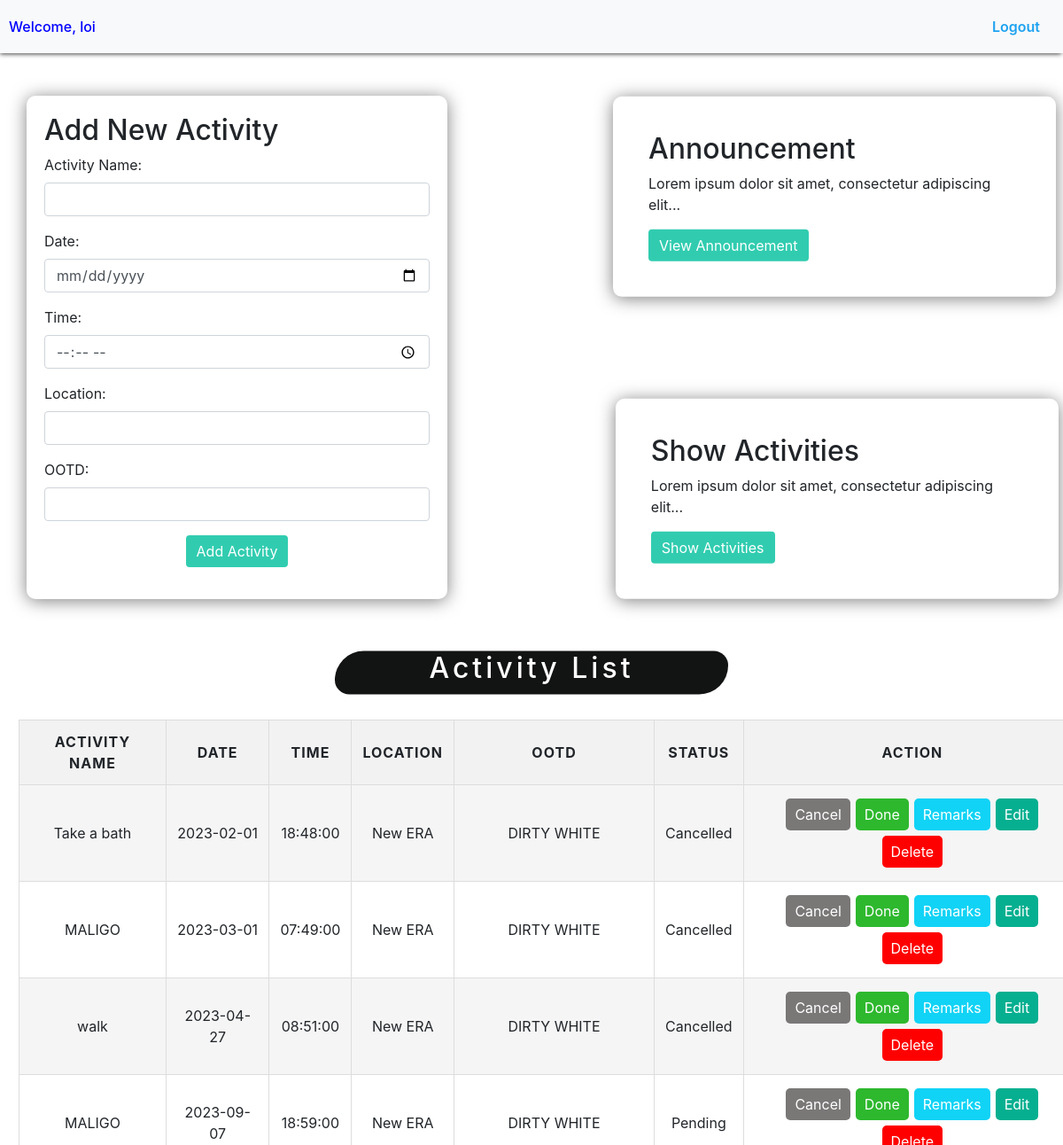
The app's page /SD208-Gedorio/userpage.php (signed in) with its own data.
### tables this page shows
CREATE TABLE `activities` (
  `id` int(11) NOT NULL,
  `activity_name` varchar(255) NOT NULL,
  `activity_date` date NOT NULL,
  `activity_time` time NOT NULL,
  `activity_location` varchar(255) NOT NULL,
  `activity_ootd` varchar(255) NOT NULL,
  `activity_status` varchar(20) NOT NULL DEFAULT 'Pending'
);

### SD208-Gedorio/userpage.php (the view, shortened to what this page needs)
<!DOCTYPE html>
<html>
<head>
    <link rel="stylesheet" href="https://stackpath.bootstrapcdn.com/bootstrap/4.5.2/css/bootstrap.min.css">
    <link rel="stylesheet" href="Userpages.css">
</head>
<body>
    <nav class="navbar navbar-expand-lg navbar-primary bg-light">
        <?php
        if (isset($_SESSION['username'])) {
            echo '<span class="navbar-text mr-auto"style="color: blue; font-weight:500;">Welcome, ' . $_SESSION['username'] . '</span>';
            echo '<a class="nav-link" id="log" href="index.php">Logout</a>';
        }
        ?>
    </nav>
    <div class="container mt-5">
        <div class="row">
            <div class="col-lg-5" id="Activity">
                <h2 class="HeadAct">Add New Activity</h2>
                <form action="add_activity.php" method="POST" id="activity-form">
                    <div class="form-group">
                        <label for="activity_name">Activity Name:</label>
                        <input type="text" class="form-control" id="activity_name" name="activity_name" required>
                    </div>
                    <div class="form-group">
                        <label for="activity_date">Date:</label>
                        <input type="date" class="form-control" id="activity_date" name="activity_date" required>
                    </div>
                    <div class="form-group">
                        <label for="activity_time">Time:</label>
                        <input type="time" class="form-control" id="activity_time" name="activity_time" required>
                    </div>
                    <div class="form-group">
                        <label for="activity_location">Location:</label>
                        <input type="text" class="form-control" id="activity_location" name="activity_location">
                    </div>
                    <div class="form-group">
                        <label for="activity_ootd">OOTD:</label>
                        <input type="text" class="form-control" id="activity_ootd" name="activity_ootd">
                    </div>
                    <div class="form-group text-center">
                        <button type="submit" class="btn btn-primary">Add Activity</button>
                    </div>
                </form>
            </div>
            <div class="col-lg-4">
                <div class="Announcement">
                    <h2 class="HeadAct">Announcement</h2>
                    <p>Lorem ipsum dolor sit amet, consectetur adipiscing elit...</p>
                    <button class="btn btn-primary" id="viewAnnouncementButton">View Announcement</button>
                </div>
            </div>
            <div class="col-lg-3">
                <div class="ShowActivity">
                    <h2 class="HeadAct">Show Activities</h2>
                    <p>Lorem ipsum dolor sit amet, consectetur adipiscing elit...</p>
                    <button class="btn btn-primary" id="showActivitiesButton">Show Activities</button>
                </div>
            </div>
        </div>
        <div class="row">
            <div class="col-lg-12" id="TableActivity">
                <h2 class="listAct">Activity List</h2>
                <div class="table-responsive scrollable-table">
                    <table class="table table-striped">
                        <tbody>
                            <?php include("Activity_php/showAll.php"); ?>
                        </tbody>
                    </table>
                </div>
            </div>
        </div>
    </div>
</body>
</html>

### SD208-Gedorio/Activity_php/showAll.php (shortened to what this page needs)
<?php
$servername = "localhost";
$username = "root";
$password = "";
$dbname = "website";
$conn = new mysqli($servername, $username, $password, $dbname);
$sql = "SELECT * FROM activities";
$result = $conn->query($sql);
if ($result->num_rows > 0) {
    echo "<table class='activity-list'>";
    echo "<tr>";
    echo "<th>Activity Name</th>";
    echo "<th>Date</th>";
    echo "<th>Time</th>";
    echo "<th>Location</th>";
    echo "<th>OOTD</th>";
    echo "<th>Status</th>";
    echo "<th>Action</th>";
    echo "</tr>";
    while ($row = $result->fetch_assoc()) {
        echo "<tr>";
        echo "<td id='activity-" . $row["id"] . "-name'>" . $row["activity_name"] . "</td>";
        echo "<td id='activity-" . $row["id"] . "-date'>" . $row["activity_date"] . "</td>";
        echo "<td id='activity-" . $row["id"] . "-time'>" . $row["activity_time"] . "</td>";
        echo "<td>" . $row["activity_location"] . "</td>";
        echo "<td>" . $row["activity_ootd"] . "</td>";
        echo "<td>" . $row["activity_status"] . "</td>";
        echo "<td class='action-buttons'>";
        echo '<button onclick="cancelActivity(' . $row["id"] . ')" id="cancel">Cancel</button>';
        echo '<button onclick="markDone(' . $row["id"] . ')" id="done">Done</button>';
        echo '<button onclick="addRemarks(' . $row["id"] . ')">Remarks</button>';
        echo '<button onclick="editActivity(' . $row["id"] . ')" id="edit">Edit</button>';
        echo '<button onclick="deleteActivity(' . $row["id"] . ')" id="delete">Delete</button>';
        echo "</td>";
        echo "</tr>";
    }
    echo "</table>";
} else {
    echo "No activities found.";
}
?>

### SD208-Gedorio/userpages.css (style rules this page uses)
.navbar { background-color: #333; color: #fff; padding: 10px; position: sticky; top: 0; z-index: 100; box-shadow: -1px 2px 5px -1px rgba(0,0,0,0.75); }
#log { color: rgb(29, 162, 240); font-weight:600; border-radius: 5px; }
#Activity { padding: 20px; border-radius: 10px; box-shadow: 0px 2px 19px 0px rgba(0,0,0,0.50); }
#Activity button { background-color: #31CCB0; border: none; }
.Announcement { position: absolute; padding: 40px; top: 20%; left: 115%; transform: translate(-50%,-50%); width: 500px; border-radius: 10px; box-shadow: 0px 2px 19px 0px rgba(0,0,0,0.50); }
.Announcement button { background: #31CCB0; border: none; }
.ShowActivity { position: absolute; padding: 40px; top: 80%; left: 21%; transform: translate(-50%,-50%); width: 500px; border-radius: 10px; box-shadow: 0px 2px 19px 0px rgba(0,0,0,0.50); }
.ShowActivity button { background: #31CCB0; border: none; }
.scrollable-table { max-height: 500px; overflow-x: auto; overflow-y: auto; }
.table-responsive { width: 1200px; top: 60%; left: 70%; transform: translate(-2%,-1%); }
.listAct { position: relative; text-align: center; margin-top: 4rem; letter-spacing: 4px; border-radius: 100px 50px; background-color: #121313; color: white; width: 40%; height: 8%; top: 3%; left: 50%; transform: translate(-50%,-50%); }
.activity-list { width: 100%; border-collapse: collapse; background-color: #fff; border-radius: 5px; overflow-y:auto; box-shadow: 0px 2px 5px rgba(0, 0, 0, 0.1); margin-top: 20px; }
.activity-list th, .activity-list td { border: 1px solid #ddd; padding: 12px; text-align: center; }
.activity-list th { background-color: #f2f2f2; font-weight: bold; text-transform: uppercase; letter-spacing: 1px; }
.activity-list tbody tr:nth-child(even) { background-color: #f5f5f5; }
.activity-list .action-buttons button { padding: 6px 10px; margin: 3px; background-color: #11d3f5; color: #fff; border: none; border-radius: 5px; cursor: pointer; transition: background-color 0.3s; }
.action-buttons #cancel { background-color: rgb(122, 119, 119); border: none; }
.action-buttons #done { background-color: rgb(46, 184, 46); }
.action-buttons #edit { background-color: #05af90; }
.action-buttons #delete { background-color: red; }

### records on screen
activities: activity_name "Take a bath", activity_date "2023-02-01", activity_time "18:48:00", activity_location "New ERA", activity_ootd "DIRTY WHITE", activity_status "Cancelled"
activities: activity_name "MALIGO", activity_date "2023-03-01", activity_time "07:49:00", activity_location "New ERA", activity_ootd "DIRTY WHITE", activity_status "Cancelled"
activities: activity_name "walk", activity_date "2023-04-27", activity_time "08:51:00", activity_location "New ERA", activity_ootd "DIRTY WHITE", activity_status "Cancelled"
activities: activity_name "MALIGO", activity_date "2023-09-07", activity_time "18:59:00", activity_location "New ERA", activity_ootd "DIRTY WHITE", activity_status "Pending"

### other values on screen
$_SESSION['username'] "loi"
